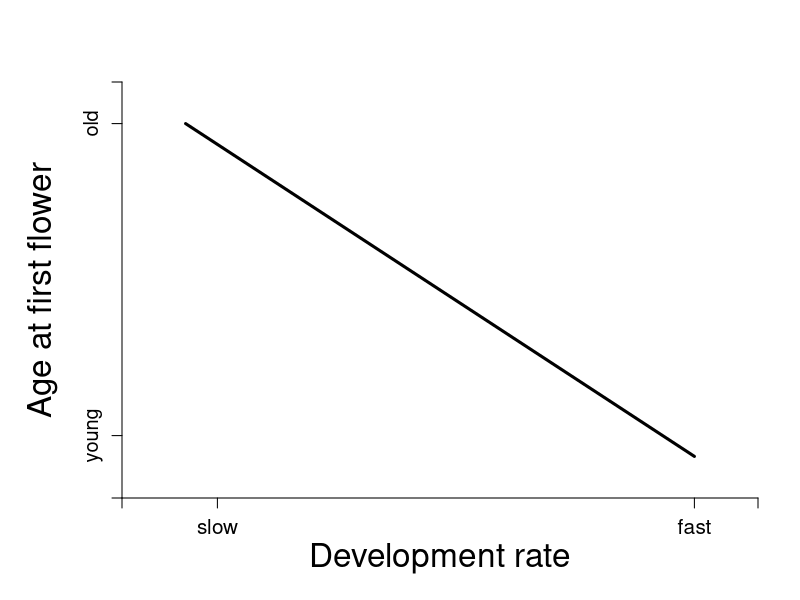
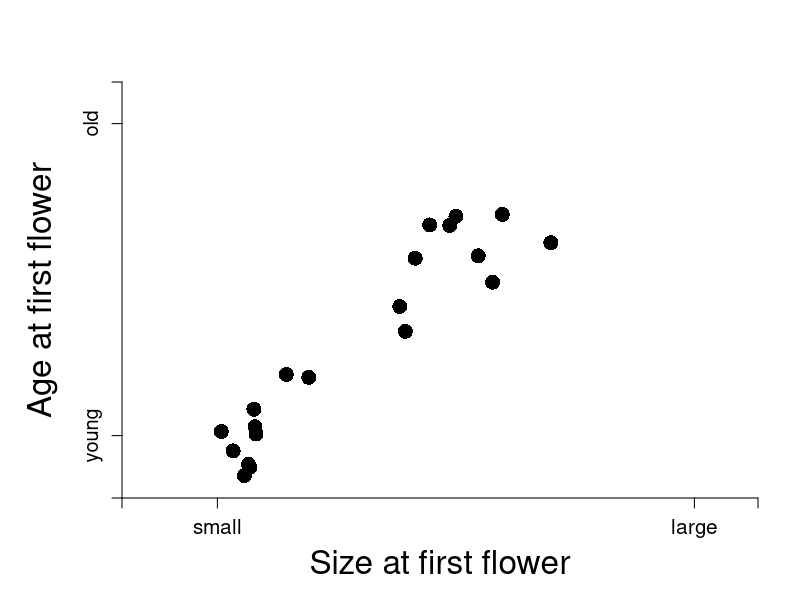
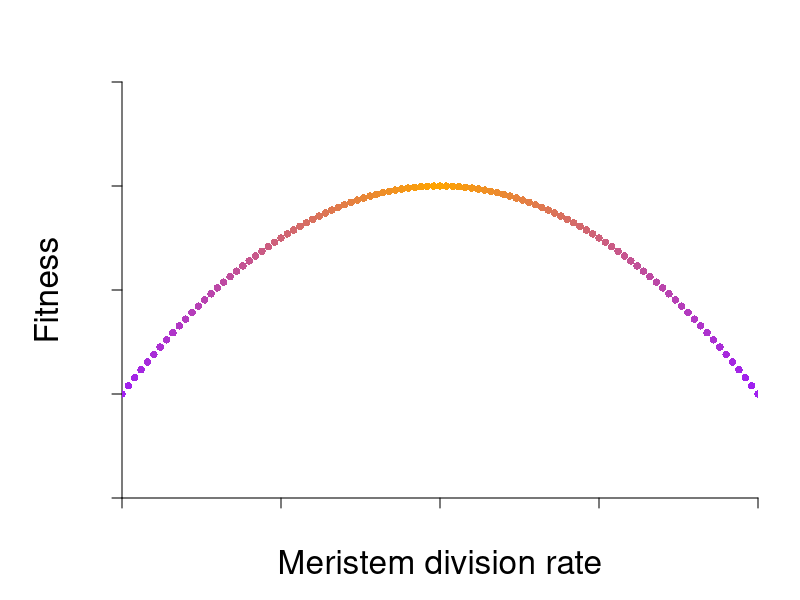
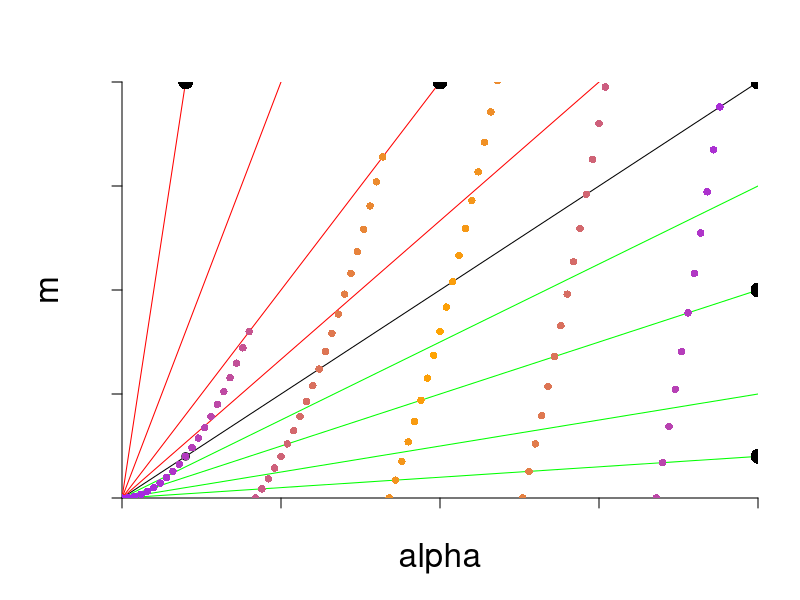
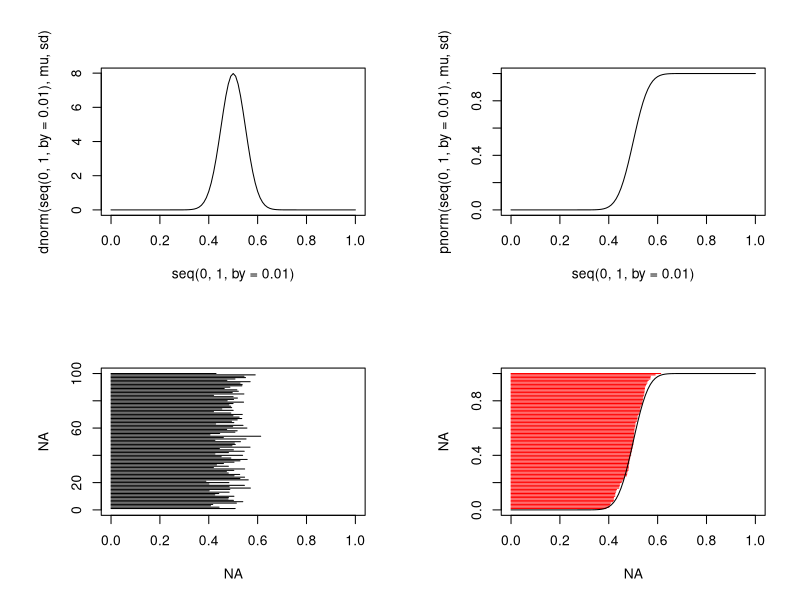

Write the R code that produced these figures, in order.

rm(list=ls(all=TRUE)) # clear R environment
par()  

par(mfrow=c(1,1),mar=c(5,6,4,2)+.1)
plot(NA, NA, axes = FALSE, type = 'n',xlim=c(0,2),ylim=c(0,2),
     xlab=expression("Development rate"), ylab=expression("Age at first flower"),
     xaxs="i", yaxs="i",cex.lab=2)

axis(side=1, at = c(0,.3,1.8,2),labels=c("","slow","fast",""),cex.axis=1.25)
axis(side=2, at =  c(0,.3,1.8,2),labels=c("","young","old",""),cex.axis=1.2)

segments(x0=.2,y0=1.8,x1=1.8,y1=.2,lty=1,lwd=3)

## Plot 2
par(mfrow=c(1,1),mar=c(5,6,4,2)+.1)
plot(NA, NA, axes = FALSE, type = 'n',xlim=c(0,2),ylim=c(0,2),
     xlab=expression("Size at first flower"), ylab=expression("Age at first flower"),
     xaxs="i", yaxs="i",cex.lab=2)

axis(side=1, at = c(0,.3,1.8,2),labels=c("","small","large",""),cex.axis=1.25)
axis(side=2, at =  c(0,.3,1.8,2),labels=c("","young","old",""),cex.axis=1.2)

f <- function(tmp){
  
  return( rnorm(1,tmp,.2))
}
x = runif(20,.3,1.5)
points(x,unlist(lapply(x,f)),pch=16,cex=2)
#segments(x0=.2,y0=1.8,x1=1.8,y1=.2,lty=2,lwd=3)


# plot 3

par(mfrow=c(1,1),mar=c(5,6,4,2)+.1)
plot(NA, NA, axes = FALSE, type = 'n',xlim=c(0,1),ylim=c(0,1),
     xlab=expression("Meristem division rate"), ylab=expression("Fitness"),
     xaxs="i", yaxs="i",cex.lab=2)

axis(side=1, at = seq(0,1,.25),cex.axis=1.25,labels=FALSE)
axis(side=2, at = seq(0,1,.25),cex.axis=1.2,labels=FALSE)

f <- function(tmp){
  
  return( .75-2*(x-.5)^2)
}
x = seq(0,1,by=.01)
#x = runif(100,0,1)
library(RColorBrewer)
colors <- colorRampPalette(brewer.pal(9, "YlOrRd"))(length(100))

colfunc <- colorRampPalette(c("purple", "orange","purple"))
colfunc(100)

df <-data.frame(x,f(x))

points(x,f(x),pch=16,cex=1,col=colfunc(100))


## Plot 3

par(mfrow=c(1,1),mar=c(5,6,4,2)+.1)
plot(NA, NA, axes = FALSE, type = 'n',xlim=c(0,1),ylim=c(0,1),
     xlab=expression("alpha"), ylab=expression("m"),
     xaxs="i", yaxs="i",cex.lab=2)

axis(side=1, at = seq(0,2,.25),cex.axis=1.25,labels=FALSE)
axis(side=2, at = seq(0,2,.25),cex.axis=1.2,labels=FALSE)

f <- function(x){
  y=x*seq(0,2,by=.1)
  return(y)
}

lines(f(1),f(1))

lines(f(1),f(.75),col='green')
lines(f(1),f(.5),col='green')
lines(f(1),f(.25),col='green')
lines(f(1),f(.1),col='green')

lines(f(1),x=f(.75),col='red')
lines(f(1),x=f(.5),col='red')
lines(f(1),x=f(.25),col='red')
lines(f(1),x=f(.1),col='red')

f2 <- function(alpha,m){
  
  return(alpha/m)
}

points(.1,f2(.1,1))

points(1,1,pch=16,cex=2)
points(1*seq(1,2,by=.1),1*seq(1,2,by=.1),pch=16,cex=1)

points(1,.5,pch=16,cex=2)
points(1*seq(1,2,by=.1),.5*seq(1,2,by=.1),pch=16,cex=1)

points(.5,1,pch=16,cex=2)
points(.5*seq(1,2,by=.1),1*seq(1,2,by=.1),pch=16,cex=1)

points(1,.1,pch=16,cex=2)
points(1*seq(1,2,by=.1),.1*seq(1,2,by=.1),pch=16,cex=1)

points(.1,1,pch=16,cex=2)
points(.1*seq(1,2,by=.1),1*seq(1,2,by=.1),pch=16,cex=1)


#x = runif(100,0,1)
library(RColorBrewer)
colors <- colorRampPalette(brewer.pal(9, "YlOrRd"))(length(100))

colfunc <- colorRampPalette(c("purple", "orange","purple"))
colfunc(100)

df <-data.frame(x,f(x))

points(x,f(x),pch=16,cex=1,col=colfunc(100))

####### SEASON LENGTH DISTRIBUTIONS

mu = .5
sd = .05

par(mfrow=c(2,2))
plot(seq(0,1,by=0.01),dnorm(seq(0,1,by=0.01),mu,sd),type='l')
plot(seq(0,1,by=0.01),pnorm(seq(0,1,by=0.01),mu,sd),type='l')

n=100
t<-rnorm(n,mu,sd)
plot(x=NA,y=NA,xlim=c(0,1),ylim=c(0,n),type='n')
segments(x0=0,x1=t,y0=1:n)
plot(x=NA,y=NA,xlim=c(0,1),ylim=c(0,1),type='n')

segments(x0=0,x1=t[order(t)],y0=(1:n)/n,col='red')
lines(seq(0,1,by=0.01),pnorm(seq(0,1,by=0.01),mu,sd),type='l')
